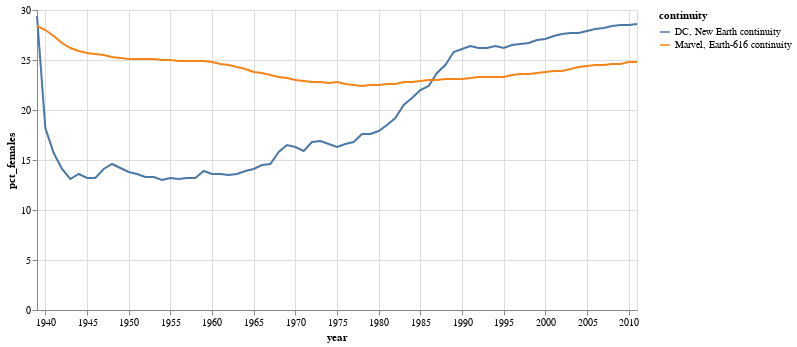

Here is the notebook cell this chart was saved with:
### Code cell
#| code-summary: 'Gender Ratio In Comic Books'
gsource = v_comics[['continuity', 'year', 'is_female']].dropna()
gsource['year'] = pd.to_datetime(gsource['year'], format='%Y')
gsource = gsource.query(
    "continuity != 'NA' and ('1939-01-01' <= year <= '2011-01-02')"
)
gsource = (
    gsource.groupby(['continuity', 'year'])['is_female'].sum().cumsum()
    / gsource.groupby(['continuity', 'year']).size().cumsum()
)
gsource = (
    gsource
    .mul(100).round(1)         # percentify
    .rename('pct_females')
    .to_frame().reset_index()  # altair needs a DF
)

alt.Chart(gsource).mark_line().encode(
    x='year',
    y='pct_females',
    color=alt.Color('continuity')
).properties(
    width=600
)

### Figure 1 — Vega-Lite specification as saved in the notebook (floating-point values rounded to 4 significant figures; data arrays with more than 128 entries replaced by an {"elided": "..."} marker saying what was removed)
{"config": {"view": {"continuousWidth": 400, "continuousHeight": 300}}, "data": {"name": "data-905c9160115a69f9356a2bd18d06ac8d"}, "mark": "line", "encoding": {"color": {"field": "continuity", "type": "nominal"}, "x": {"field": "year", "type": "temporal"}, "y": {"field": "pct_females", "type": "quantitative"}}, "width": 600, "$schema": "https://vega.github.io/schema/vega-lite/v4.17.0.json", "datasets": {"data-905c9160115a69f9356a2bd18d06ac8d": {"elided": "146 records"}}}
